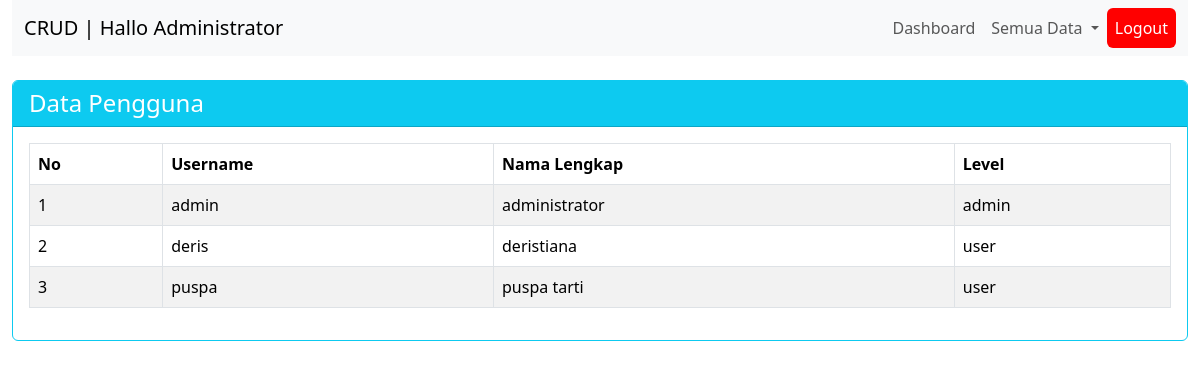
Page /tampil_user.php (signed in) on the committed database.
### tables this page shows
CREATE TABLE `tbl_user` (
  `id_user` int(11) NOT NULL,
  `username` varchar(35) NOT NULL,
  `password` varchar(100) NOT NULL,
  `nama_lengkap` varchar(100) NOT NULL,
  `level` varchar(10) NOT NULL
);

### tampil_user.php (the view, shortened to what this page needs)
<?php
if (empty($_SESSION['username']) || empty($_SESSION['password']) || $_SESSION['level'] !== 'admin') {
    echo "<script>
            setTimeout(function() {
                alert('Anda tidak memiliki akses');
                window.location = 'login.php';
            }, 1000); // Delay 1 detik
          </script>";
} else {
    ?>
    <!DOCTYPE html>
    <html lang="en">
    <head>
        <link href="bootstrap-5.3.2-dist/css/bootstrap.min.css" rel="stylesheet">
    </head>
    <body>
        <div class="container-fluid">
            <div class="row">
                <div class="col-md-12 mb-4">
                    <?php include "menu.php"; ?>
                </div>
            </div>
            <div class="card border-info mb-4">
                <div class="card-header bg-info text-white">
                    <h4 class="m-0">Data Pengguna</h4>
                </div>
                <div class="card-body text-success">
                    <div class="row">
                        <div class="col-md-12">
                            <table class="table table-bordered table-striped table-hover">
                                <thead>
                                    <tr>
                                        <th>No</th>
                                        <th>Username</th>
                                        <th>Nama Lengkap</th>
                                        <th>Level</th>
                                    </tr>
                                </thead>
                                <tbody>
                                    <?php
                                    include "config/koneksi.php";
                                    $i = 0;
                                    $tampil = mysqli_query($koneksi, "SELECT username, nama_lengkap, level FROM tbl_user");
                                    while ($data = mysqli_fetch_array($tampil)) {
                                        $i++;
                                        ?>
                                        <tr>
                                            <td><?= $i ?></td>
                                            <td><?= $data['username'] ?></td>
                                            <td><?= $data['nama_lengkap'] ?></td>
                                            <td><?= $data['level'] ?></td>
                                        </tr>
                                        <?php
                                    }
                                    ?>
                                </tbody>
                            </table>
                        </div>
                    </div>
                </div>
            </div>
        </div>
    </body>
    </html>
    <?php
}
?>

### rows in the picture
tbl_user: username "admin", nama_lengkap "administrator", level "admin"
tbl_user: username "deris", nama_lengkap "deristiana", level "user"
tbl_user: username "puspa", nama_lengkap "puspa tarti", level "user"

### other values in the picture
$nama_tampilan "Administrator"
